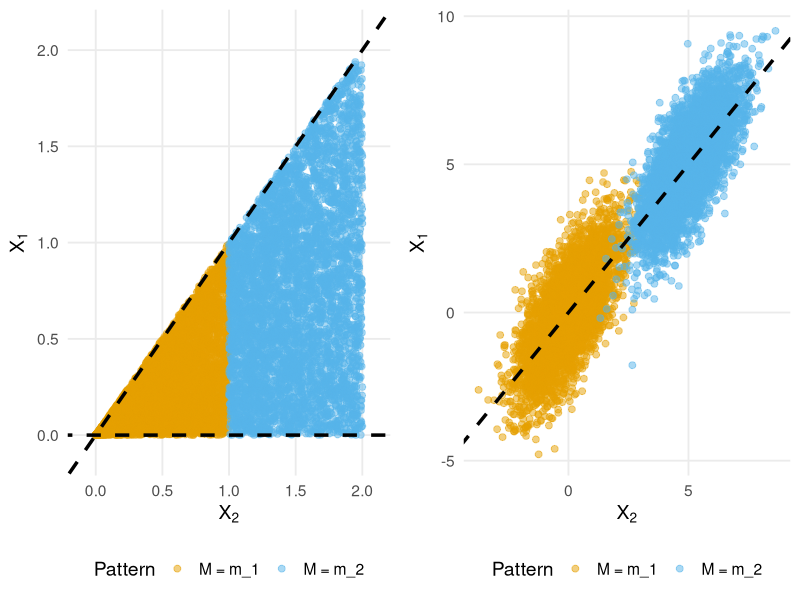
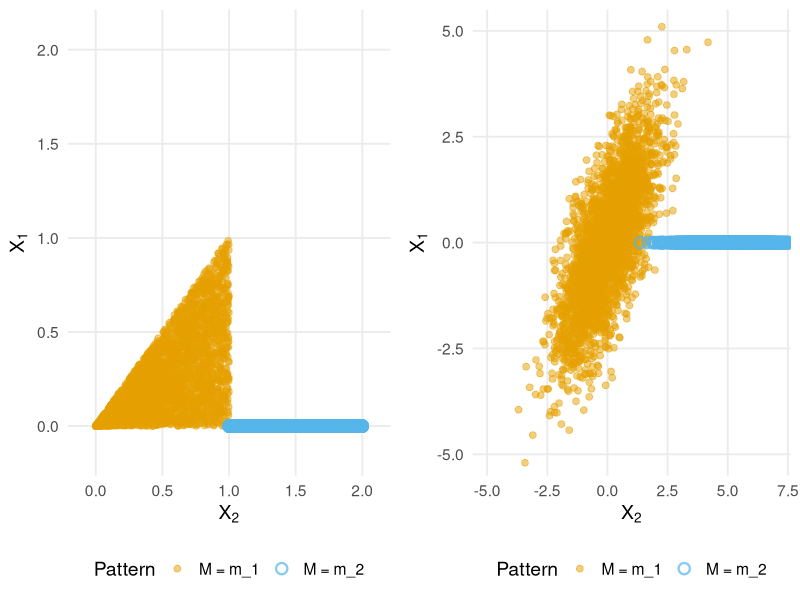

The R script that drew these images, in order:
library(ggplot2)
library(gridExtra)

set.seed(123)

# Number of samples per pattern
n <- 5000

# ===== EXAMPLE 1: Uniform distributions =====
# Pattern m1: X2* ~ U([0,1])
X2_m1 <- runif(n, 0, 1)
# Pattern m2: X2* ~ U([1,2])
X2_m2 <- runif(n, 1, 2)

# Common noise epsilon ~ U([0,1])
epsilon_m1 <- runif(n, 0, 1)
epsilon_m2 <- runif(n, 0, 1)

# X1* = X2* * epsilon, so X1*|X2* ~ U([0, X2*])
X1_m1 <- X2_m1 * epsilon_m1
X1_m2 <- X2_m2 * epsilon_m2

# Create data frame for Example 1
df1 <- data.frame(
  X1 = c(X1_m1, X1_m2),
  X2 = c(X2_m1, X2_m2),
  Pattern = factor(rep(c("M = m_1", "M = m_2"), each = n))
)

# Plot Example 1
p1 <- ggplot(df1, aes(x = X2, y = X1, color = Pattern)) +
  geom_point(alpha = 0.5, size = 2) +
  # Add the conditional relationship line: X1 ranges from 0 to X2
  geom_abline(slope = 1, intercept = 0, linetype = "dashed", 
              color = "black", size = 1.2) +
  geom_abline(slope = 0, intercept = 0, linetype = "dashed", 
              color = "black", size = 1.2) +
  scale_color_manual(values = c("M = m_1" = "#E69F00", "M = m_2" = "#56B4E9")) +
  labs(
    #title = "Example 1: Uniform Distributions",
    #subtitle = "X₁|X₂ ~ U([0, X₂]) is invariant across patterns",
    x = expression(X[2]),
    y = expression(X[1])
  ) +
  theme_minimal(base_size = 14) +
  theme(
    legend.position = "bottom",
    plot.title = element_text(face = "bold"),
    panel.grid.minor = element_blank()
  ) +
  coord_cartesian(xlim = c(-0.1, 2.1), ylim = c(-0.1, 2.1))

# ===== EXAMPLE 2: Gaussian mixture =====
library(MASS)

# Pattern m1: (X1, X2) | M=m1 ~ N(mean1, Sigma1)
mean1 <- c(0, 0)
Sigma1 <- matrix(c(2, 1, 1, 1), nrow = 2)

# Pattern m2: (X1, X2) | M=m2 ~ N(mean2, Sigma2)
mean2 <- c(5, 5)
Sigma2 <- matrix(c(2, 1, 1, 1), nrow = 2)

# Generate samples
samples_m1 <- mvrnorm(n, mu = mean1, Sigma = Sigma1)
samples_m2 <- mvrnorm(n, mu = mean2, Sigma = Sigma2)

# Create data frame for Example 2
df2 <- data.frame(
  X1 = c(samples_m1[, 1], samples_m2[, 1]),
  X2 = c(samples_m1[, 2], samples_m2[, 2]),
  Pattern = factor(rep(c("M = m_1", "M = m_2"), each = n))
)

# Calculate the conditional relationship: X1|X2 for both patterns
# For bivariate normal, the conditional mean is: E[X1|X2] = μ1 + Σ12/Σ22 * (X2 - μ2)
# With our covariance matrix, Σ12 = 1, Σ22 = 1, so slope = 1

# For m1: E[X1|X2] = 0 + 1*(X2 - 0) = X2
# For m2: E[X1|X2] = 5 + 1*(X2 - 5) = X2
# So both have the same conditional relationship: E[X1|X2] = X2

# Plot Example 2
p2 <- ggplot(df2, aes(x = X2, y = X1, color = Pattern)) +
  geom_point(alpha = 0.5, size = 2) +
  # Add the conditional relationship line: E[X1|X2] = X2
  geom_abline(slope = 1, intercept = 0, linetype = "dashed", 
              color = "black", size = 1.2) +
  scale_color_manual(values = c("M = m_1" = "#E69F00", "M = m_2" = "#56B4E9")) +
  labs(
    #title = "Example 2: Gaussian Mixture",
    #subtitle = "E[X₁|X₂] = X₂ is invariant across patterns",
    x = expression(X[2]),
    y = expression(X[1])
  ) +
  theme_minimal(base_size = 14) +
  theme(
    legend.position = "bottom",
    plot.title = element_text(face = "bold"),
    panel.grid.minor = element_blank()
  )

# Combine plots
grid.arrange(p1, p2, ncol = 2)



## Second try
#################################################
library(ggplot2)
library(gridExtra)
library(MASS)

set.seed(123)

# Number of samples per pattern
n <- 3000

# ===== EXAMPLE 1: Uniform distributions =====
# Pattern m1: X2* ~ U([0,1])
X2_m1 <- runif(n, 0, 1)
# Pattern m2: X2* ~ U([1,2])
X2_m2 <- runif(n, 1, 2)

# Common noise epsilon ~ U([0,1])
epsilon_m1 <- runif(n, 0, 1)
epsilon_m2 <- runif(n, 0, 1)

# X1* = X2* * epsilon, so X1*|X2* ~ U([0, X2*])
X1_m1 <- X2_m1 * epsilon_m1
X1_m2 <- X2_m2 * epsilon_m2

# Create data frame for Example 1
df1 <- data.frame(
  X1 = c(X1_m1, X1_m2),
  X2 = c(X2_m1, X2_m2),
  Pattern = factor(rep(c("M = m_1", "M = m_2"), each = n))
)

# Plot Example 1 - Pattern m2 with X1 missing
p1 <- ggplot() +
  # Plot pattern m1 (complete data) as points
  geom_point(data = df1[df1$Pattern == "M = m_1", ], 
             aes(x = X2, y = X1, color = Pattern), 
             alpha = 0.5, size = 2) +
  # Plot pattern m2 as circles on x-axis (X1 is missing)
  geom_point(data = df1[df1$Pattern == "M = m_2", ], 
             aes(x = X2, y = 0, color = Pattern), 
             shape = 1, size = 3, alpha = 0.7, stroke = 1.2) +
  
  scale_color_manual(values = c("M = m_1" = "#E69F00", "M = m_2" = "#56B4E9")) +
  labs(
    #title = "Example 1: Uniform Distributions",
    #subtitle = "Pattern m_1: complete data | Pattern m_2: X₁ missing (only X₂ observed)",
    x = expression(X[2]),
    y = expression(X[1])
  ) +
  theme_minimal(base_size = 14) +
  theme(
    legend.position = "bottom",
    plot.title = element_text(face = "bold"),
    panel.grid.minor = element_blank()
  ) +
  coord_cartesian(xlim = c(-0.1, 2.1), ylim = c(-0.15, 2.1))

# ===== EXAMPLE 2: Gaussian mixture =====
# Pattern m1: (X1, X2) | M=m1 ~ N(mean1, Sigma1)
mean1 <- c(0, 0)
Sigma1 <- matrix(c(2, 1, 1, 1), nrow = 2)

# Pattern m2: (X1, X2) | M=m2 ~ N(mean2, Sigma2)
mean2 <- c(5, 5)
Sigma2 <- matrix(c(2, 1, 1, 1), nrow = 2)

# Generate samples
samples_m1 <- mvrnorm(n, mu = mean1, Sigma = Sigma1)
samples_m2 <- mvrnorm(n, mu = mean2, Sigma = Sigma2)

# Create data frame for Example 2
df2 <- data.frame(
  X1 = c(samples_m1[, 1], samples_m2[, 1]),
  X2 = c(samples_m1[, 2], samples_m2[, 2]),
  Pattern = factor(rep(c("M = m_1", "M = m_2"), each = n))
)

# Plot Example 2 - Pattern m2 with X1 missing
p2 <- ggplot() +
  # Plot pattern m1 (complete data) as points
  geom_point(data = df2[df2$Pattern == "M = m_1", ], 
             aes(x = X2, y = X1, color = Pattern), 
             alpha = 0.5, size = 2) +
  # Plot pattern m2 as circles on x-axis (X1 is missing)
  geom_point(data = df2[df2$Pattern == "M = m_2", ], 
             aes(x = X2, y = 0, color = Pattern), 
             shape = 1, size = 3, alpha = 0.7, stroke = 1.2) +
  # Add the conditional relationship line: E[X1|X2] = X2
  scale_color_manual(values = c("M = m_1" = "#E69F00", "M = m_2" = "#56B4E9")) +
  labs(
    #title = "Example 2: Gaussian Mixture",
    #subtitle = "Pattern m_1: complete data | Pattern m_2: X₁ missing (only X₂ observed)",
    x = expression(X[2]),
    y = expression(X[1])
  ) +
  theme_minimal(base_size = 14) +
  theme(
    legend.position = "bottom",
    plot.title = element_text(face = "bold"),
    panel.grid.minor = element_blank()
  ) +
  coord_cartesian(ylim = c(-5, 5), xlim = c(-5, 7))

# Combine plots
grid.arrange(p1, p2, ncol = 2)
